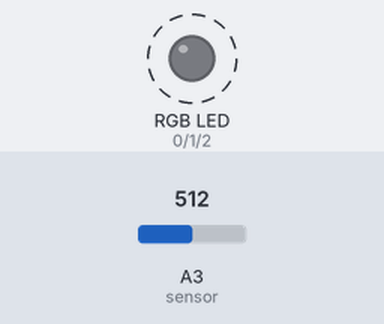
A sketch run on a simulated Arduino Uno, built with avr-gcc and run on an emulated ATmega328P. Shown: an RGB LED mixed from three pins (HIGH = lit). Dashed ring = blinking. The test bench sets the inputs (shaded band); at power-on: A3 (sensor) = 512.

Above: at 1.2 s.
1.3 s: A3 (sensor) set to 311
4.3 s: A3 (sensor) set to 289
At 4.4 s:
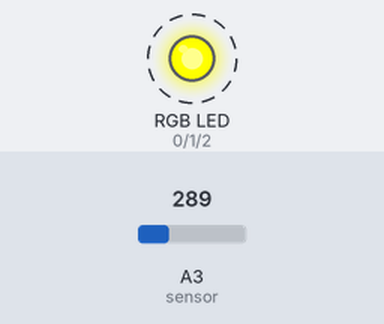
7.3 s: A3 (sensor) set to 12
10.3 s: A3 (sensor) set to 9
At 11.1 s:
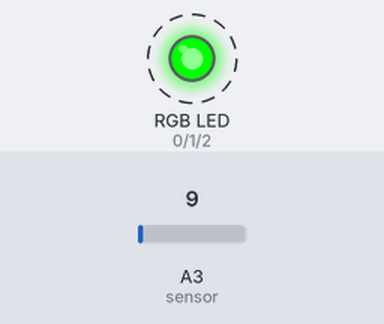
13.3 s: A3 (sensor) set to 122
At 13.41 s:
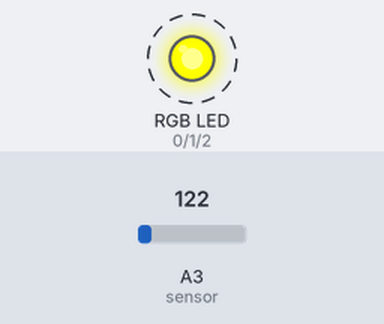
16.3 s: A3 (sensor) set to 306
At 16.41 s:
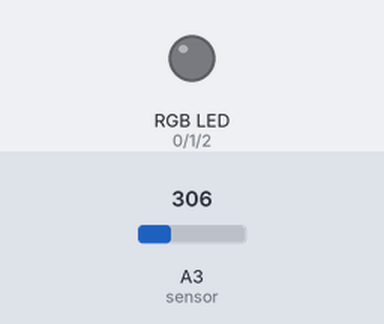
Timing chart, 0 to 20.3 s (numbered marks = the images above; inputs shaded):
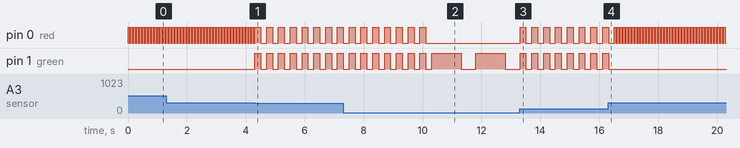

The sketch:

a_tiny_dark_seeking_earthworm.ino
```cpp
/*
 * "Earthworm"
 * Earthworms hate light, so this animal
 * simulates the behavior of an earthworm
 * by reacting to levels of light.
 */

int sensor, red, blue, green;

void setup() {
  /*
   * Setup basic I/O devices.
   */
  sensor = A3;
  red = 0;
  blue = 2;
  green = 1;
  pinMode(red, OUTPUT);
  pinMode(blue, OUTPUT);
  pinMode(green, OUTPUT);
  pinMode(sensor, INPUT);
}

void loop() {
  /*
   * Initiates the process of determining light
   * level and setting the appropiate response.
   */
  tooBright();
}

boolean tooBright() {
  /*
   * Determines if the direction the earthworm is
   * pointing is too bright. We look for a dim area,
   * which is lower than a 20% light level (200 or below).
   * If the area is dim, we are happy. If slightly bright,
   * we are slightly unsatisified, and if very bright, very
   * unsatisfied.
   */
  int val = detectLight();
  if (val <= 10) {
    heartbeat(1);
  }
  else if (val <= 300) {
    heartbeat(2);
  }
  else {
    heartbeat(3);
  }
}

void heartbeat(int stat) {
  /*
   * Sets the "heartbeat" of the light.
   * 1 is happy, and a slow blinking green light.
   * 2 is slightly unahappy, and a slightly faster
   * blinking yellow light. 3 in very unhappy, and a
   * fast blinking red light.
   */
  if (stat == 1) {
    color(0, 255, 0);
    delay(1000);
    color(0, 0, 0);
    delay(500);
  }
  else if (stat == 2) {
    color(255, 255, 0);
    delay(200);
    color(0,0,0);
    delay(200);
  }
  else {
    color(255, 0, 0);
    delay(50);
    color(0, 0, 0);
    delay(50);
  }
}

void color(int r, int g, int b) {
  /*
   * Sets the pins of the RGB light to the
   * appropriate values.
   */
  analogWrite(red, r);
  analogWrite(blue, b);
  analogWrite(green, g);
}

int detectLight() {
  /*
   * Returns the value being read by the light sensor,
   * which returns a number 0 - 1024.
   */
  return analogRead(sensor);
}
```

Measured:
- the behaviour switches between 301 and 300 on A3 (sensor) (found by bisection; images 0 and 1)
- the behaviour switches between 11 and 10 on A3 (sensor) (found by bisection; images 1 and 2)
- after the input at 4.3 s, pin 0 (red): alternates HIGH for 0.20 s and LOW for 0.20 s, starting after 0.21 s; pin 1 (green): alternates HIGH for 0.20 s and LOW for 0.20 s, starting at once
- after the input at 10.3 s, pin 0 (red): stops changing and stays LOW; pin 1 (green): HIGH → LOW after 1.0 s, → HIGH 0.50 s later, → LOW 1.0 s later
- after the input at 13.3 s, pin 0 (red): alternates HIGH for 0.20 s and LOW for 0.20 s, starting at once; pin 1 (green): alternates HIGH for 0.20 s and LOW for 0.20 s, starting after 0.21 s
- after the input at 16.3 s, pin 1 (green): goes on until 16.3 s, then stays LOW
- by itself, pin 0 (red): alternates HIGH for 0.05 s and LOW for 0.05 s
